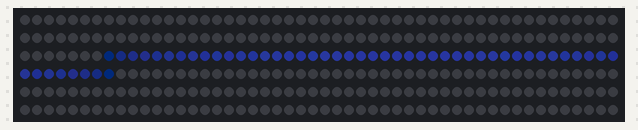
This program was run on a simulated CircuitPython board. Shown: 300 RGB LEDs in strip order, left to right, continuing on the next row. Dim RGB values are drawn brighter than linear; what the program prints to the serial console is not drawn.

Above: at 1.48 s.

The program:

sunrise.py
```python
import math
import random
import time
import neopixel
import board

# LED strip configuration:
pix_trees = list(range(104, 160))
pix_mountains = list(range(160, 235))
LED_COUNT = len(pix_trees)
BLACK = (0, 0, 0)

ASTRO_DAWN = -100
#DARK_SKY = (50, 70, 200)
DARK_SKY = (25, 35, 100)

CIVIL_DAWN = -50
#BRIGHT_SKY = (200, 70, 200)
BRIGHT_SKY = (100, 35, 100)

SUNRISE = 0
SUN_JUST_UP = (255, 190, 70)

DAY = LED_COUNT / 4
SUN_FULL_UP = (255, 255, 100)

pin = board.D18
pixels = neopixel.NeoPixel(pin, 300, auto_write=False)

def colorWipe(color, wait_ms=50):
    """Wipe color across display a pixel at a time."""
    for i in range(LED_COUNT):
        pixels[pix_trees[i]] = color
        pixels.show()
        time.sleep(wait_ms/1000.0)

def semicircle(offset):
    semi = []
    r = LED_COUNT/2
    for x in range(LED_COUNT):
        semi.append(math.sqrt(r**2 - (x-r)**2) + offset)
    return semi

def interpolateColor(startColor, startVal, endColor, endVal, position):
    timeDist = endVal - startVal
    timePercent = (position - startVal) / timeDist
    interpColor = []
    for i in range(3):
        interpColor.append(int(startColor[i] + (endColor[i] - startColor[i]) * timePercent))

    return tuple(interpColor)

class sunManager():
    def __init__(self, strip, sunrise=True):
        self.sunrise = sunrise
        self.strip = strip
        self.sun = semicircle(offset=-100-LED_COUNT/2) #Top of sun at ~ -100

    def update(self):
        colors = []
        for x in range(len(self.strip)):
            self.sun[x] += 1
        for y in self.sun:
            if y < ASTRO_DAWN:
                colors.append(BLACK)
            elif y < CIVIL_DAWN:
                colors.append(interpolateColor(BLACK, ASTRO_DAWN, DARK_SKY, CIVIL_DAWN, y))
            elif y < SUNRISE:
                colors.append(interpolateColor(DARK_SKY, CIVIL_DAWN, BRIGHT_SKY, SUNRISE, y))
            elif y < DAY:
                colors.append(interpolateColor(SUN_JUST_UP, SUNRISE, SUN_FULL_UP, DAY, y))
            else:
                colors.append(SUN_FULL_UP)
            print(y, colors[-1])

        print(colors)
        for x, c in enumerate(colors):
            pixels[self.strip[x]]=(c[0], c[1], c[2])
        pixels.show()

if __name__ == "__main__":
    testsunmanager = sunManager(pix_trees)
    while(True):
        try:
            testsunmanager.update()
            time.sleep(0.05)
        except KeyboardInterrupt:
            colorWipe((0,0,0), 10)
            break
```
